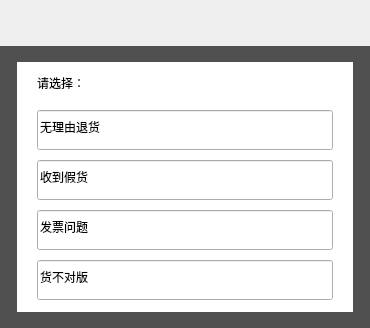
<?xml version="1.0" encoding="UTF-8"?>
<ui version="4.0">
 <class>RefundGoodsReasonDlg</class>
 <widget class="QDialog" name="RefundGoodsReasonDlg">
  <property name="geometry">
   <rect>
    <x>0</x>
    <y>0</y>
    <width>370</width>
    <height>328</height>
   </rect>
  </property>
  <property name="windowTitle">
   <string>Dialog</string>
  </property>
  <layout class="QVBoxLayout" name="verticalLayout">
   <property name="spacing">
    <number>0</number>
   </property>
   <property name="leftMargin">
    <number>0</number>
   </property>
   <property name="topMargin">
    <number>0</number>
   </property>
   <property name="rightMargin">
    <number>0</number>
   </property>
   <property name="bottomMargin">
    <number>0</number>
   </property>
   <item>
    <widget class="TitleBarWidget" name="titleWidget" native="true">
     <property name="minimumSize">
      <size>
       <width>0</width>
       <height>46</height>
      </size>
     </property>
     <property name="maximumSize">
      <size>
       <width>16777215</width>
       <height>46</height>
      </size>
     </property>
    </widget>
   </item>
   <item>
    <widget class="QWidget" name="skinWidget" native="true">
     <property name="styleSheet">
      <string notr="true">QWidget#skinWidget{
	background-color:#505050;
}</string>
     </property>
     <layout class="QHBoxLayout" name="horizontalLayout">
      <property name="spacing">
       <number>0</number>
      </property>
      <property name="leftMargin">
       <number>17</number>
      </property>
      <property name="topMargin">
       <number>16</number>
      </property>
      <property name="rightMargin">
       <number>17</number>
      </property>
      <property name="bottomMargin">
       <number>16</number>
      </property>
      <item>
       <widget class="QWidget" name="mainWidget" native="true">
        <property name="styleSheet">
         <string notr="true">QWidget#mainWidget{
	background-color:#ffffff;
}</string>
        </property>
        <layout class="QVBoxLayout" name="verticalLayout_3">
         <property name="leftMargin">
          <number>20</number>
         </property>
         <property name="topMargin">
          <number>0</number>
         </property>
         <property name="rightMargin">
          <number>20</number>
         </property>
         <property name="bottomMargin">
          <number>0</number>
         </property>
         <item>
          <widget class="QLabel" name="label">
           <property name="sizePolicy">
            <sizepolicy hsizetype="Preferred" vsizetype="Maximum">
             <horstretch>0</horstretch>
             <verstretch>0</verstretch>
            </sizepolicy>
           </property>
           <property name="minimumSize">
            <size>
             <width>0</width>
             <height>42</height>
            </size>
           </property>
           <property name="maximumSize">
            <size>
             <width>16777215</width>
             <height>42</height>
            </size>
           </property>
           <property name="text">
            <string>请选择：</string>
           </property>
          </widget>
         </item>
         <item>
          <layout class="QVBoxLayout" name="verticalLayout_2">
           <property name="spacing">
            <number>10</number>
           </property>
           <item>
            <widget class="QLineEdit" name="reason1Edit">
             <property name="sizePolicy">
              <sizepolicy hsizetype="Expanding" vsizetype="Expanding">
               <horstretch>0</horstretch>
               <verstretch>0</verstretch>
              </sizepolicy>
             </property>
             <property name="minimumSize">
              <size>
               <width>0</width>
               <height>40</height>
              </size>
             </property>
             <property name="maximumSize">
              <size>
               <width>16777215</width>
               <height>40</height>
              </size>
             </property>
             <property name="focusPolicy">
              <enum>Qt::NoFocus</enum>
             </property>
             <property name="text">
              <string>无理由退货</string>
             </property>
             <property name="readOnly">
              <bool>true</bool>
             </property>
            </widget>
           </item>
           <item>
            <widget class="QLineEdit" name="reason2Edit">
             <property name="sizePolicy">
              <sizepolicy hsizetype="Expanding" vsizetype="Minimum">
               <horstretch>0</horstretch>
               <verstretch>0</verstretch>
              </sizepolicy>
             </property>
             <property name="minimumSize">
              <size>
               <width>0</width>
               <height>40</height>
              </size>
             </property>
             <property name="maximumSize">
              <size>
               <width>16777215</width>
               <height>40</height>
              </size>
             </property>
             <property name="focusPolicy">
              <enum>Qt::NoFocus</enum>
             </property>
             <property name="text">
              <string>收到假货</string>
             </property>
             <property name="readOnly">
              <bool>true</bool>
             </property>
            </widget>
           </item>
           <item>
            <widget class="QLineEdit" name="reason3Edit">
             <property name="sizePolicy">
              <sizepolicy hsizetype="Expanding" vsizetype="Minimum">
               <horstretch>0</horstretch>
               <verstretch>0</verstretch>
              </sizepolicy>
             </property>
             <property name="minimumSize">
              <size>
               <width>0</width>
               <height>40</height>
              </size>
             </property>
             <property name="maximumSize">
              <size>
               <width>16777215</width>
               <height>40</height>
              </size>
             </property>
             <property name="focusPolicy">
              <enum>Qt::NoFocus</enum>
             </property>
             <property name="text">
              <string>发票问题</string>
             </property>
             <property name="readOnly">
              <bool>true</bool>
             </property>
            </widget>
           </item>
           <item>
            <widget class="QLineEdit" name="reason4Edit">
             <property name="sizePolicy">
              <sizepolicy hsizetype="Expanding" vsizetype="Minimum">
               <horstretch>0</horstretch>
               <verstretch>0</verstretch>
              </sizepolicy>
             </property>
             <property name="minimumSize">
              <size>
               <width>0</width>
               <height>40</height>
              </size>
             </property>
             <property name="maximumSize">
              <size>
               <width>16777215</width>
               <height>40</height>
              </size>
             </property>
             <property name="focusPolicy">
              <enum>Qt::NoFocus</enum>
             </property>
             <property name="text">
              <string>货不对版</string>
             </property>
             <property name="readOnly">
              <bool>true</bool>
             </property>
            </widget>
           </item>
           <item>
            <spacer name="verticalSpacer">
             <property name="orientation">
              <enum>Qt::Vertical</enum>
             </property>
             <property name="sizeHint" stdset="0">
              <size>
               <width>20</width>
               <height>40</height>
              </size>
             </property>
            </spacer>
           </item>
          </layout>
         </item>
        </layout>
       </widget>
      </item>
     </layout>
    </widget>
   </item>
  </layout>
 </widget>
 <customwidgets>
  <customwidget>
   <class>TitleBarWidget</class>
   <extends>QWidget</extends>
   <header location="global">TitleBarWidget.h</header>
   <container>1</container>
  </customwidget>
 </customwidgets>
 <resources/>
 <connections/>
</ui>
